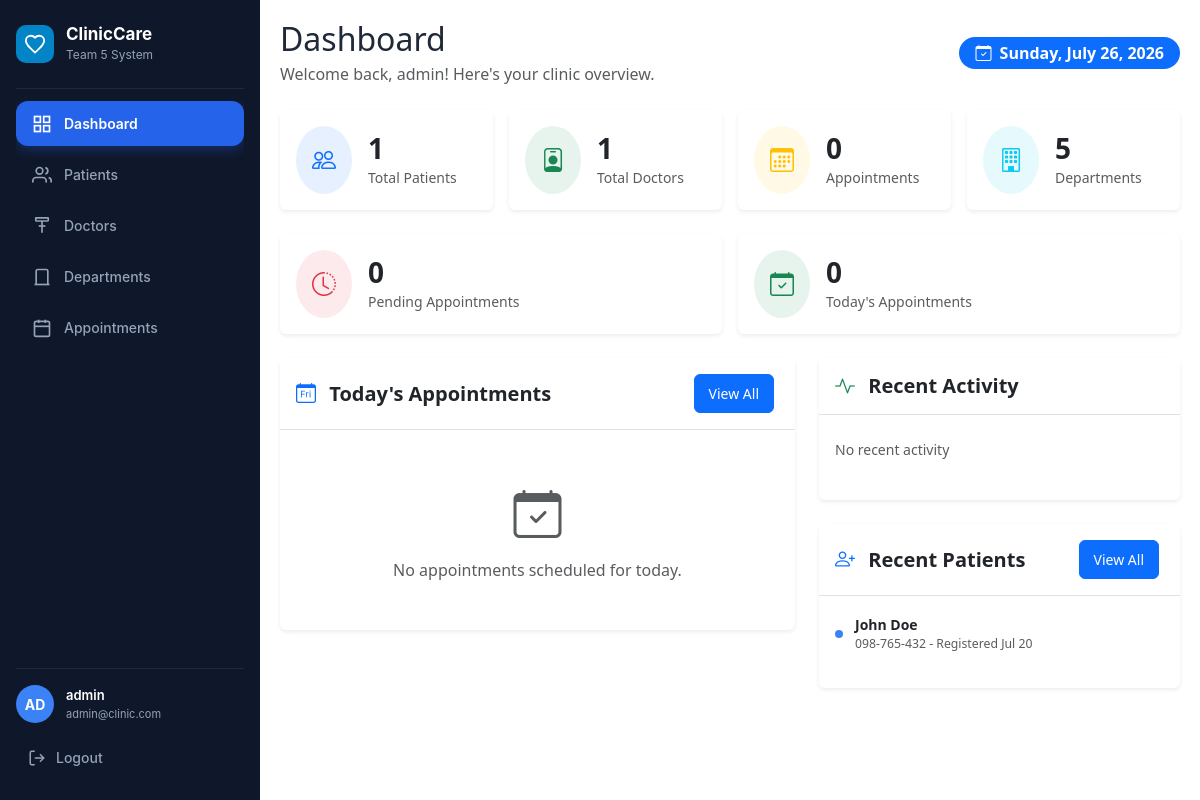
The app's page /modules/dashboard/index.php (signed in) with its own data.
### tables this page shows
CREATE TABLE patients (
    id INT AUTO_INCREMENT PRIMARY KEY,
    user_id INT NULL,
    name VARCHAR(100) NOT NULL,
    gender ENUM('Male', 'Female', 'Other') NOT NULL,
    phone VARCHAR(20) NOT NULL,
    dob DATE,
    address TEXT,
    created_at TIMESTAMP DEFAULT CURRENT_TIMESTAMP,
    FOREIGN KEY (user_id) REFERENCES users(id) ON DELETE SET NULL ON UPDATE CASCADE
);

### modules/dashboard/index.php (the view, shortened to what this page needs)
<?php
require_once __DIR__ . '/../../config/db.php';
$stats = [
    'total_patients'    => $pdo->query("SELECT COUNT(*) FROM patients")->fetchColumn(),
    'total_doctors'     => $pdo->query("SELECT COUNT(*) FROM doctors")->fetchColumn(),
    'total_appointments'=> $pdo->query("SELECT COUNT(*) FROM appointments")->fetchColumn(),
    'total_departments' => $pdo->query("SELECT COUNT(*) FROM departments")->fetchColumn(),
    'pending_appts'     => $pdo->query("SELECT COUNT(*) FROM appointments WHERE status='Pending'")->fetchColumn(),
    'today_appts'       => $pdo->query("SELECT COUNT(*) FROM appointments WHERE appointment_date = CURDATE()")->fetchColumn(),
];
$todayAppointments = $pdo->query("
    SELECT a.id, a.appointment_time, a.status,
           p.name AS patient_name, d.name AS doctor_name
    FROM appointments a
    JOIN patients p ON a.patient_id = p.id
    JOIN doctors d ON a.doctor_id = d.id
    WHERE a.appointment_date = CURDATE()
    ORDER BY a.appointment_time ASC
    LIMIT 10
")->fetchAll(PDO::FETCH_ASSOC);
$recentAppointments = $pdo->query("
    SELECT a.id, a.appointment_date, a.appointment_time, a.status,
           p.name AS patient_name, d.name AS doctor_name
    FROM appointments a
    JOIN patients p ON a.patient_id = p.id
    JOIN doctors d ON a.doctor_id = d.id
    ORDER BY a.created_at DESC
    LIMIT 5
")->fetchAll(PDO::FETCH_ASSOC);
$recentPatients = $pdo->query("
    SELECT id, name, phone, created_at
    FROM patients
    ORDER BY created_at DESC
    LIMIT 5
")->fetchAll(PDO::FETCH_ASSOC);
?>
<!DOCTYPE html>
<html lang="en">
<head>
    <link href="https://cdn.jsdelivr.net/npm/bootstrap@5.3.3/dist/css/bootstrap.min.css" rel="stylesheet">
    <link href="https://cdn.jsdelivr.net/npm/bootstrap-icons@1.11.3/font/bootstrap-icons.min.css" rel="stylesheet">
    <link href="../../assets/css/style.css" rel="stylesheet">
</head>
<body>
    <?php include __DIR__ . '/../../includes/sidebar.php'; ?>
    <div class="main-content">
        <div class="d-flex justify-content-between align-items-center mb-4">
            <div>
                <h2 class="mb-1">Dashboard</h2>
                <p class="text-muted mb-0">Welcome back, <?= htmlspecialchars($user_name) ?>! Here's your clinic overview.</p>
            </div>
            <div class="d-flex gap-2">
                <span class="badge bg-primary fs-6 px-3 py-2">
                    <i class="bi bi-calendar-check me-1"></i>
                    <?= date('l, F j, Y') ?>
                </span>
            </div>
        </div>
        <div class="row g-3 mb-4">
            <div class="col-md-3 col-6">
                <div class="card border-0 shadow-sm p-3 h-100">
                    <div class="d-flex align-items-center">
                        <div class="rounded-circle bg-primary bg-opacity-10 p-3 me-3">
                            <i class="bi bi-people fs-4 text-primary"></i>
                        </div>
                        <div>
                            <h3 class="mb-0 fw-bold"><?= $stats['total_patients'] ?></h3>
                            <small class="text-muted">Total Patients</small>
                        </div>
                    </div>
                </div>
            </div>
            <div class="col-md-3 col-6">
                <div class="card border-0 shadow-sm p-3 h-100">
                    <div class="d-flex align-items-center">
                        <div class="rounded-circle bg-success bg-opacity-10 p-3 me-3">
                            <i class="bi bi-person-badge fs-4 text-success"></i>
                        </div>
                        <div>
                            <h3 class="mb-0 fw-bold"><?= $stats['total_doctors'] ?></h3>
                            <small class="text-muted">Total Doctors</small>
                        </div>
                    </div>
                </div>
            </div>
            <div class="col-md-3 col-6">
                <div class="card border-0 shadow-sm p-3 h-100">
                    <div class="d-flex align-items-center">
                        <div class="rounded-circle bg-warning bg-opacity-10 p-3 me-3">
                            <i class="bi bi-calendar3 fs-4 text-warning"></i>
                        </div>
                        <div>
                            <h3 class="mb-0 fw-bold"><?= $stats['total_appointments'] ?></h3>
                            <small class="text-muted">Appointments</small>
                        </div>
                    </div>
                </div>
            </div>
            <div class="col-md-3 col-6">
                <div class="card border-0 shadow-sm p-3 h-100">
                    <div class="d-flex align-items-center">
                        <div class="rounded-circle bg-info bg-opacity-10 p-3 me-3">
                            <i class="bi bi-building fs-4 text-info"></i>
                        </div>
                        <div>
                            <h3 class="mb-0 fw-bold"><?= $stats['total_departments'] ?></h3>
                            <small class="text-muted">Departments</small>
                        </div>
                    </div>
                </div>
            </div>
        </div>
        <div class="row g-3 mb-4">
            <div class="col-md-6">
                <div class="card border-0 shadow-sm p-3">
                    <div class="d-flex align-items-center">
                        <div class="rounded-circle bg-danger bg-opacity-10 p-3 me-3">
                            <i class="bi bi-clock-history fs-4 text-danger"></i>
                        </div>
                        <div>
                            <h3 class="mb-0 fw-bold"><?= $stats['pending_appts'] ?></h3>
                            <small class="text-muted">Pending Appointments</small>
                        </div>
                    </div>
                </div>
            </div>
            <div class="col-md-6">
                <div class="card border-0 shadow-sm p-3">
                    <div class="d-flex align-items-center">
                        <div class="rounded-circle bg-success bg-opacity-10 p-3 me-3">
                            <i class="bi bi-calendar-check fs-4 text-success"></i>
                        </div>
                        <div>
                            <h3 class="mb-0 fw-bold"><?= $stats['today_appts'] ?></h3>
                            <small class="text-muted">Today's Appointments</small>
                        </div>
                    </div>
                </div>
            </div>
        </div>
        <div class="row g-4">
            <div class="col-md-7">
                <div class="card border-0 shadow-sm">
                    <div class="card-header bg-white border-bottom d-flex justify-content-between align-items-center py-3">
                        <h5 class="mb-0 fw-bold">
                            <i class="bi bi-calendar-day text-primary me-2"></i>
                            Today's Appointments
                        </h5>
                        <a href="../appointments/index.php" class="btn btn-sm btn-outline-primary">View All</a>
                    </div>
                    <div class="card-body p-0">
                        <?php if (count($todayAppointments) > 0): ?>
                        <div class="table-responsive">
                            <table class="dashboard-table mb-0">
                                <thead>
                                    <tr>
                                        <th>Time</th>
                                        <th>Patient</th>
                                        <th>Doctor</th>
                                        <th>Status</th>
                                    </tr>
                                </thead>
                                <tbody>
                                    <?php foreach ($todayAppointments as $appt): ?>
                                    <tr>
                                        <td><?= date('h:i A', strtotime($appt['appointment_time'])) ?></td>
                                        <td><?= htmlspecialchars($appt['patient_name']) ?></td>
                                        <td><?= htmlspecialchars($appt['doctor_name']) ?></td>
                                        <td>
                                            <span class="badge <?= strtolower($appt['status']) === 'pending' ? 'bg-warning text-dark' : (strtolower($appt['status']) === 'completed' ? 'bg-success' : 'bg-danger') ?>">
                                                <?= $appt['status'] ?>
                                            </span>
                                        </td>
                                    </tr>
                                    <?php endforeach; ?>
                                </tbody>
                            </table>
                        </div>
                        <?php else: ?>
                        <div class="text-center py-5">
                            <i class="bi bi-calendar-check text-muted" style="font-size: 3rem;"></i>
                            <p class="text-muted mt-2 mb-0">No appointments scheduled for today.</p>
                        </div>
                        <?php endif; ?>
                    </div>
                </div>
            </div>
            <div class="col-md-5">
                <div class="card border-0 shadow-sm">
                    <div class="card-header bg-white border-bottom py-3">
                        <h5 class="mb-0 fw-bold">
                            <i class="bi bi-activity text-success me-2"></i>
                            Recent Activity
                        </h5>
                    </div>
                    <div class="card-body p-0">
                        <ul class="activity-list px-3 py-2">
                            <?php if (count($recentAppointments) === 0): ?>
                            <li class="text-muted text-center py-3">No recent activity</li>
                            <?php endif; ?>
                        </ul>
                    </div>
                </div>
                <div class="card border-0 shadow-sm mt-4">
                    <div class="card-header bg-white border-bottom d-flex justify-content-between align-items-center py-3">
                        <h5 class="mb-0 fw-bold">
                            <i class="bi bi-person-plus text-primary me-2"></i>
                            Recent Patients
                        </h5>
                        <a href="../patients/index.php" class="btn btn-sm btn-outline-primary">View All</a>
                    </div>
                    <div class="card-body p-0">
                        <ul class="activity-list px-3 py-2">
                            <?php foreach ($recentPatients as $rp): ?>
                            <li>
                                <span class="activity-dot blue"></span>
                                <div>
                                    <strong><?= htmlspecialchars($rp['name']) ?></strong>
                                    <small class="text-muted d-block">
                                        <?= htmlspecialchars($rp['phone']) ?> -
                                        Registered <?= date('M d', strtotime($rp['created_at'])) ?>
                                    </small>
                                </div>
                            </li>
                            <?php endforeach; ?>
                        </ul>
                    </div>
                </div>
            </div>
        </div>
    </div>
</body>
</html>

### assets/css/style.css (style rules this page uses)
:root { --primary: #1c6ea4; --primary-dark: #14507a; --primary-light: #eaf3fa; --text-dark: #1f2937; --text-muted: #6b7280; --border: #dbe3ea; --error-bg: #fdecea; --error-text: #b3261e; --error-border: #f5c6c3; --success-bg: #e6f4ea; --success-text: #1e7e34; --success-border: #b7dfc0; }
* { margin: 0; padding: 0; box-sizing: border-box; }
body { font-family: 'Segoe UI', Arial, sans-serif; min-height: 100vh; color: var(--text-dark); }
.main-content { margin-left: 260px; padding: 20px; min-height: 100vh; display: flex; flex-direction: column; }
.btn, .btn-success, .btn-danger, .btn-secondary { padding: 8px 14px; border-radius: 6px; text-decoration: none; color: #fff; font-size: 14px; margin-right: 5px; display: inline-block; }
.btn { background: #0d6efd; }
.badge { padding: 5px 10px; border-radius: 20px; color: #fff; font-size: 12px; font-weight: bold; }
.card { transition: transform 0.2s, box-shadow 0.2s; }
.activity-list { list-style: none; padding: 0; }
.activity-list li { padding: 10px 0; border-bottom: 1px solid #f0f0f0; display: flex; align-items: center; gap: 12px; font-size: 14px; }
.activity-list li:last-child { border-bottom: none; }
.activity-dot { width: 8px; height: 8px; border-radius: 50%; flex-shrink: 0; }
.activity-dot.blue { background: #3b82f6; }

### includes/sidebar.php (style rules this page uses)
:root { --sidebar-bg: #0f172a; --sidebar-text: #94a3b8; --sidebar-active-bg: #2563eb; --sidebar-active-text: #ffffff; --sidebar-hover-bg: #1e293b; }

### records on screen
patients: name "John Doe", phone "098-765-432", created_at "Jul 20"

### other values on screen
$avatar_initials "AD"
$user_name "admin"
$user_email "admin@clinic.com"
$stats['total_patients'] "1"
$stats['total_doctors'] "1"
$stats['total_appointments'] "0"
$stats['total_departments'] "5"
$stats['pending_appts'] "0"
$stats['today_appts'] "0"
